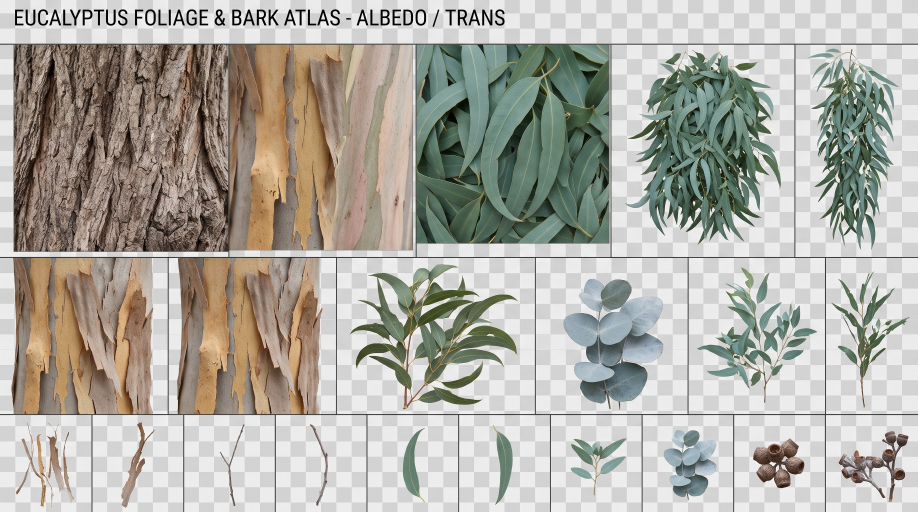
#> input picture eucalipto/fotos/atlas_eucalipto.jpg, 2752 x 1536 px, found by its file name (shown at 1/3 size)
$ python generar_texturas_eucalipto.py
#> lines starting #> are read from the running program, lines starting #| are printed output that depends on the picture
# Texturas del eucalipto a partir del atlas del usuario (eucalipto/fotos/atlas_eucalipto.jpg):
#   public/eucalipto/hojas.png   2048x2048, 4x4 celdas de 512:
#       0-1 ramilletes colgantes (tallo arriba), 2-4 ramas de hojas (tallo abajo),
#       5 hojas redondas plateadas, 6 ramita pequena, 7 ramita plateada, 8-9 frutos (cuelgan),
#       10-11 tiras de corteza que cuelgan, 12-13 ramitas peladas
#   public/eucalipto/corteza.jpg  corteza lisa que se desprende en tiras (gris, ocre y rosada), repetible
#   public/eucalipto/corteza_base.jpg  corteza rugosa de la base del tronco, repetible
# Fondo de cuadros gris neutro (saturacion 0): alpha por color y luminancia; los recortes van por dentro
# de las lineas de la rejilla. Uso: python3 eucalipto/generar_texturas_eucalipto.py  (desde la raiz)
from PIL import Image, ImageFilter
import numpy as np
from scipy import ndimage

im = Image.open('eucalipto/fotos/atlas_eucalipto.jpg').convert('RGB')
#> im is the input picture: PIL image 2752x1536 RGB; mean R, G, B 174.4, 172.4, 164.2
K = im.size[0] / 2000.0
#> K = 1.38
A = np.asarray(im).astype(float)

# (x0, y0, x1, y1) en coordenadas de 2000 px, por dentro de la rejilla; True = cuelga (tallo arriba)
PIEZAS = [
    ((1340, 102, 1726, 553), True),    # 0 ramillete colgante ancho
    ((1740, 102, 1994, 553), True),    # 1 ramillete colgante estrecho
    ((740, 568, 1160, 897), False),    # 2 rama de hojas grande
    ((1508, 568, 1792, 897), False),   # 3 rama de hojas
    ((1806, 568, 1994, 897), False),   # 4 rama fina
    ((1174, 568, 1494, 897), False),   # 5 hojas redondas plateadas (juveniles)
    ((1206, 910, 1394, 1108), False),  # 6 ramita pequena
    ((1406, 910, 1594, 1108), False),  # 7 ramita plateada
    ((1606, 910, 1794, 1108), True),   # 8 frutos
    ((1806, 910, 1994, 1108), True),   # 9 rama con frutos
    ((36, 910, 196, 1108), True),      # 10 tiras de corteza que se desprenden (cuelgan)
    ((206, 910, 396, 1108), True),     # 11 tira de corteza retorcida (cuelga)
    ((406, 910, 596, 1108), False),    # 12 ramita pelada en Y
    ((606, 910, 796, 1108), False),    # 13 ramita pelada curva
]


def pieza(c):
    x0, y0, x1, y1 = [int(v * K) for v in c]
    p = A[y0:y1, x0:x1].copy()
    lum = p.mean(axis=2)
    sat = p.max(axis=2) - p.min(axis=2)
    a = np.maximum(np.clip((178 - lum) / 30, 0, 1), np.clip((sat - 9) / 12, 0, 1)) * np.clip((222 - lum) / 18, 0, 1)
    # las lineas de la rejilla (gris oscuro sin color) y las sombras de los cuadros no son hoja
    lab, n = ndimage.label(ndimage.binary_dilation(a > 0.4, iterations=3))
    if n:
        tam = ndimage.sum(np.ones_like(a), lab, range(1, n + 1))
        a = a * np.isin(lab, 1 + np.where(tam >= tam.max() * 0.06)[0])
    maciza = (a > 0.97).astype(float)
    def rell(sig):
        num = np.dstack([ndimage.gaussian_filter(p[..., k] * maciza, sig) for k in range(3)])
        return num, ndimage.gaussian_filter(maciza, sig)[..., None]
    n2, d2 = rell(2.0)
    n8, d8 = rell(10.0)
    vecino = n2 / np.maximum(d2, 1e-3)
    lejos = np.where(d8 > 1e-4, n8 / np.maximum(d8, 1e-4), p[maciza > 0].mean(axis=0))
    p = np.where(maciza[..., None] > 0, p, np.where(d2 > 0.02, vecino, lejos))
    img = Image.fromarray(np.dstack([np.clip(p, 0, 255), a * 255]).astype(np.uint8), 'RGBA')
    ys, xs = np.nonzero(a > 0.4)
    return img.crop((xs.min(), ys.min(), xs.max() + 1, ys.max() + 1))


C = 512
atlas = Image.new('RGBA', (2048, 2048), (0, 0, 0, 0))
#> atlas: PIL image 2048x2048 RGBA; every value is 0
for i, (c, cuelga) in enumerate(PIEZAS):
    img = pieza(c)
    s = min((C - 8) / img.width, (C - 6) / img.height)
    img = img.resize((max(1, int(img.width * s)), max(1, int(img.height * s))), Image.LANCZOS)
    x, y = (i % 4) * C, (i // 4) * C
    oy = y + 3 if cuelga else y + C - 3 - img.height
    atlas.alpha_composite(img, (x + (C - img.width) // 2, oy))
#> this loop made 14 passes
#> (n in pieza, tam in pieza) on passes 1 to 12: (1, [174777]), (1, [96492]), (1, [104507]), (1, [49442]), (1, [24485]), (1, [79575]), (1, [12551]), (1, [23514]), (1, [16019]), (1, [18325]), (4, [97, 16645, 25, 52]), (1, [7781])
#> pass 1, in pieza, `a = np.maximum(np.clip((178 - lum) / 30, 0, 1), np.clip((sat - 9) / 12..`:
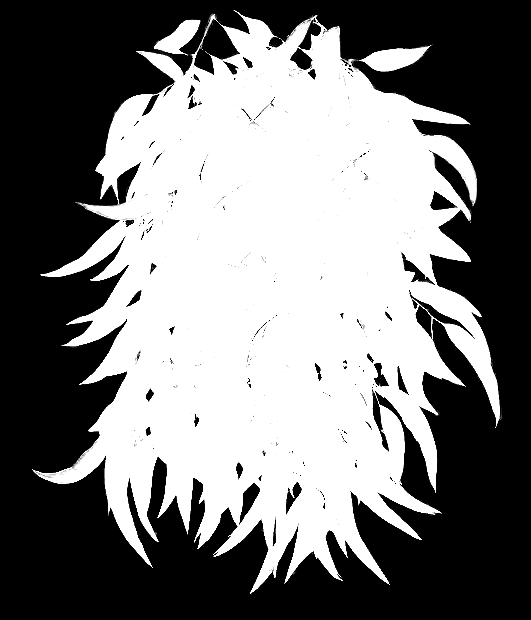
#> a: shape (620, 531) float64; min 0, max 1, mean 0.476
#> after the loop:
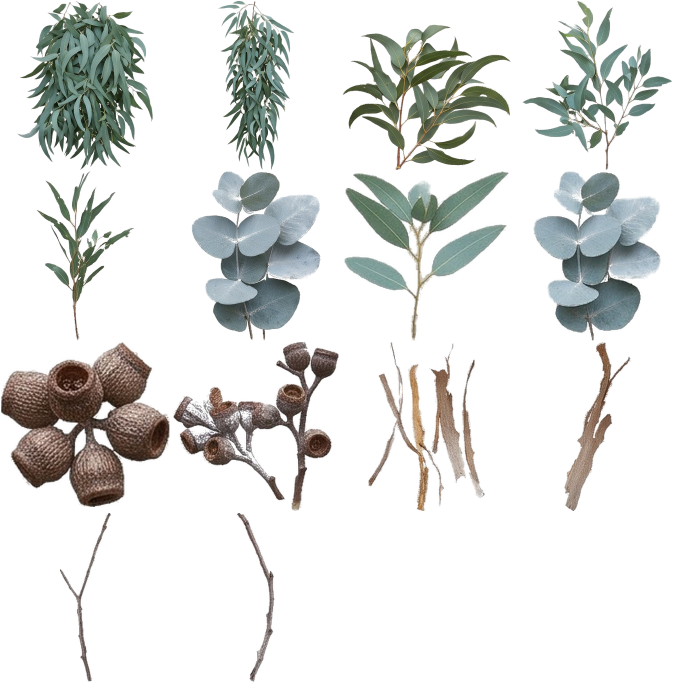
#> atlas: PIL image 2048x2048 RGBA (shown at 1/3 size); mean R, G, B, A 30.1, 31.4, 29, 57.9; transparent parts drawn white
#> after the loop:
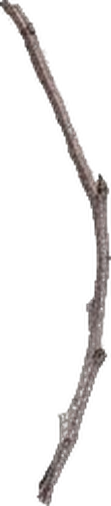
#> img: PIL image 111x506 RGBA; mean R, G, B, A 24.4, 22, 21.5, 33.7; transparent parts drawn white
arr = np.asarray(atlas).astype(float)
m = arr[..., 3]
num = np.dstack([ndimage.gaussian_filter(arr[..., k] * (m > 127), 8) for k in range(3)])
den = ndimage.gaussian_filter((m > 127).astype(float), 8)[..., None]
fondo = np.where(den > 1e-3, num / np.maximum(den, 1e-3), [70, 95, 85])
arr[..., :3] = np.where((m > 127)[..., None], arr[..., :3], fondo)
Image.fromarray(np.clip(arr, 0, 255).astype(np.uint8), 'RGBA').save('public/eucalipto/hojas.png', optimize=True)


def repetible(c, w, h, nh=40, nv=50):
#> called with c = (506, 104, 896, 540), w = 400, h = 620, nh = 2, nv = 2
    x0, y0, x1, y1 = [int(v * K) for v in c]
#> x0 = 696; y0 = 143; x1 = 1232; y1 = 743
    f = np.asarray(im.crop((x0, y0, x1, y1)).resize((w, h), Image.LANCZOS)).astype(float)
    col = np.convolve(np.pad(f.mean(axis=(0, 2)), 30, mode='edge'), np.ones(61) / 61, mode='same')[30:-30]
#> col = 400 values, max 183.2 at index 369, min 108.8 at index 0, mean 144.6
    f = f * (col.mean() / col)[None, :, None]
    wv = np.linspace(0, 1, nv)[:, None, None]
    f[-nv:] = f[-nv:] * (1 - wv) + f[:nv] * wv
    f = f[:-nv]
#> f: shape (618, 400, 3) float64
    wh = np.linspace(0, 1, nh)[None, :, None]
    f[:, -nh:] = f[:, -nh:] * (1 - wh) + f[:, :nh] * wh
    return f[:, :-nh]


# corteza lisa: panel de tiras de arriba + panel de la segunda fila, uno al lado del otro
t1 = repetible((506, 104, 896, 540), 400, 620, nh=2, nv=2)
t2 = repetible((36, 568, 360, 897), 330, 620, nh=2, nv=2)
t2 = t2 * (t1.mean(axis=(0, 1)) / t2.mean(axis=(0, 1)))
n = 36
w = np.linspace(0, 1, n)[None, :, None]
f = np.concatenate([t1[:, :-n], t1[:, -n:] * (1 - w) + t2[:, :n] * w, t2[:, n:]], axis=1)
#> f: shape (618, 690, 3) float64
f[:, -n:] = f[:, -n:] * (1 - w) + f[:, :n] * w
#> f: shape (618, 690, 3) float64; mean of channels 0, 1, 2 170.5, 144.4, 118.4
f = f[:, :-n]
#> f: shape (618, 654, 3) float64
# las tiras de corteza terminan de golpe al repetirse: se mezcla con la misma textura desplazada media
# altura, con un peso que se hace 0 en el borde (alli manda la copia desplazada, que no tiene corte)
H = f.shape[0]
#> H = 618
y = np.arange(H)[:, None, None]
#> y = 618 values from 0 to 617
w = np.sin(np.pi * y / H) ** 2
w = np.clip((w - 0.08) / 0.84, 0, 1)
f = f * w + np.roll(f, H // 2, axis=0) * (1 - w)
Image.fromarray(np.clip(f, 0, 255).astype(np.uint8)).resize((1024, 1024), Image.LANCZOS).save('public/eucalipto/corteza.jpg', quality=88)
fb = repetible((36, 104, 492, 540), 512, 560)
#> call 3 of repetible, with c = (36, 104, 492, 540), w = 512, h = 560, nh = 40, nv = 50
#> in repetible (call 3), `f = np.asarray(im.crop((x0, y0, x1, y1)).resize((w, h), Image.LANCZOS)..`:
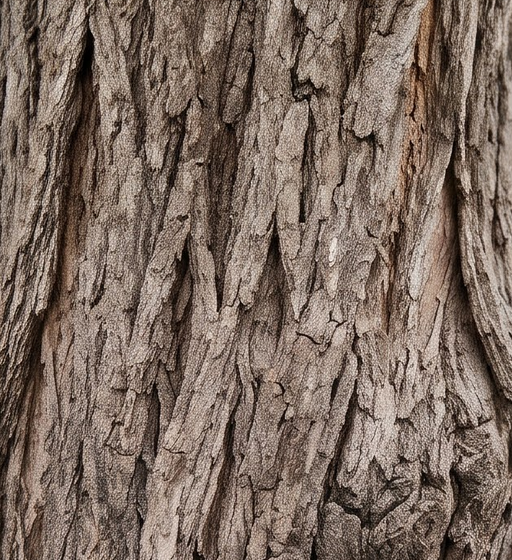
#> f: shape (560, 512, 3) float64; mean R, G, B 124.4, 107.2, 96.4
#> in repetible (call 3), `col = np.convolve(np.pad(f.mean(axis=(0, 2)), 30, mode='edge'), np.one..`: col = 512 values, max 122 at index 407, min 85.74 at index 0, mean 109.1
#> in repetible (call 3), `f[-nv:] = f[-nv:] * (1 - wv) + f[:nv] * wv`:
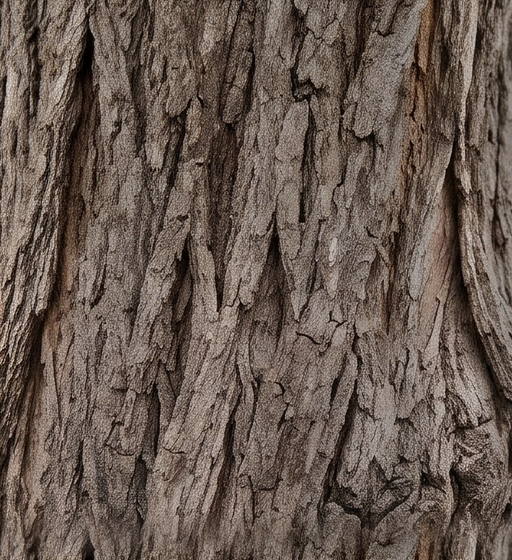
#> f: shape (560, 512, 3) float64; mean R, G, B 124.8, 107.5, 96.5; drawn with min black and max white
#> in repetible (call 3), `f[:, -nh:] = f[:, -nh:] * (1 - wh) + f[:, :nh] * wh`:
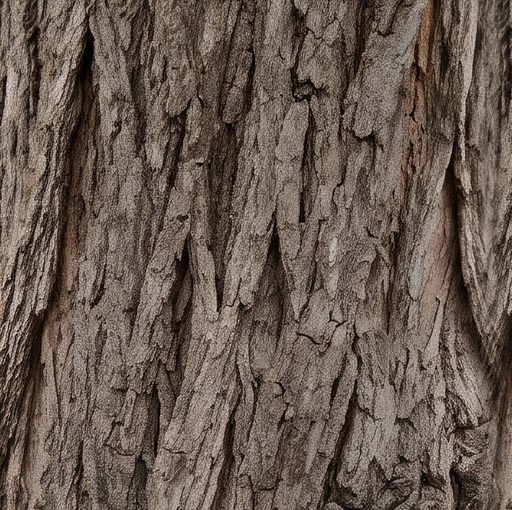
#> f: shape (510, 512, 3) float64; mean R, G, B 125.2, 107.8, 96.6; drawn with min black and max white
Image.fromarray(np.clip(fb, 0, 255).astype(np.uint8)).resize((512, 512), Image.LANCZOS).save('public/eucalipto/corteza_base.jpg', quality=88)
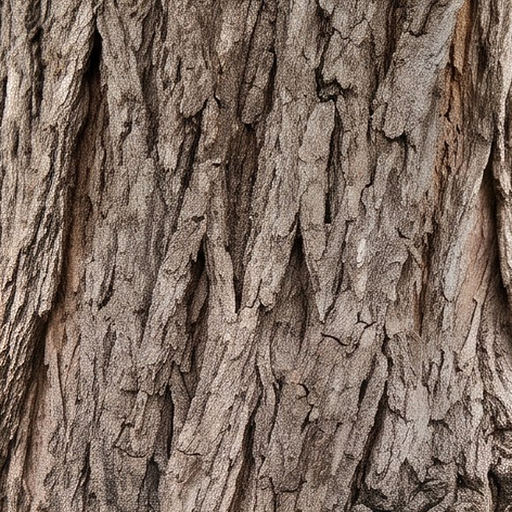
#> saved as corteza_base.jpg: PIL image 512x512 RGB; mean R, G, B 124.7, 107.3, 96.3
print('texturas del eucalipto listas')
